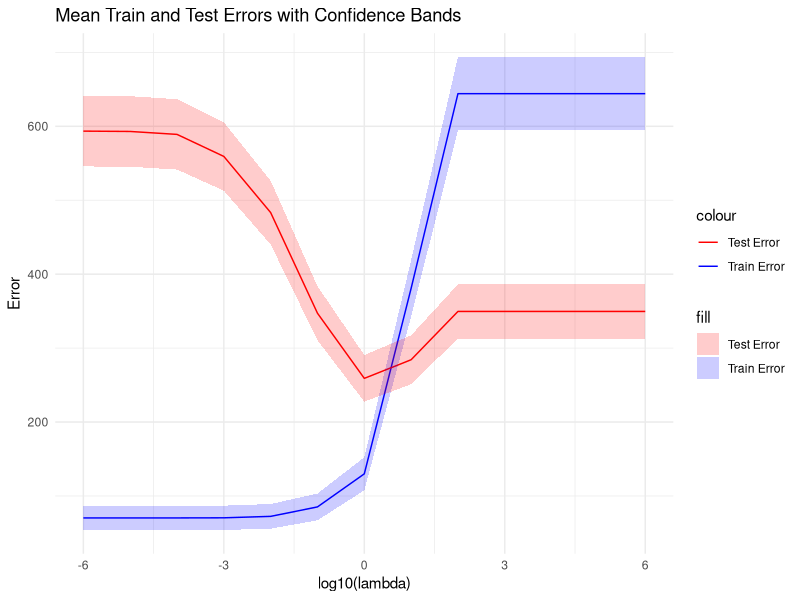
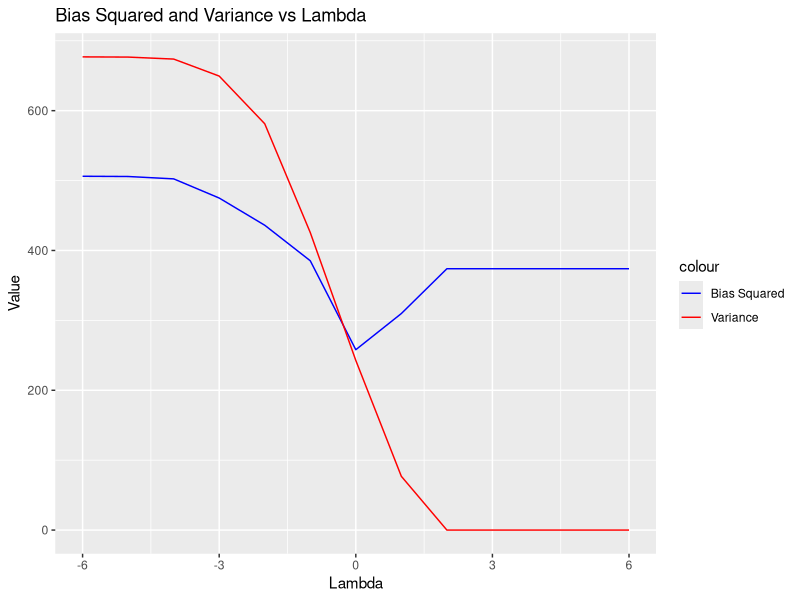
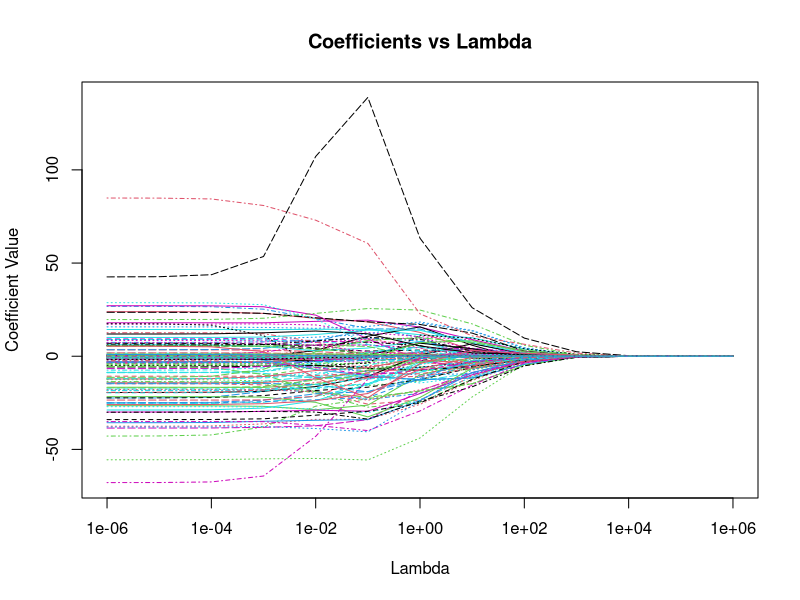

These charts were generated, in order, by the following R code:
## ---- chunk 1
# Load necessary libraries
library(readxl)
library(dplyr)
library(tidyr)
library(caret)
library(glmnet)
library(ggplot2)
library(reshape2)

# Prepare the data (as before)
# Load the data
setwd("C:/Users/Karan/Desktop/Dissertation")
data <- read_excel("Player_Valuation.xlsx")

# Remove rows with missing values
data_clean <- na.omit(data)

# Separate predictors and response
X <- data_clean %>% select(-Ranking, -Player, -Market_Value)
y <- data_clean$Market_Value

# Encode categorical variables
X_encoded <- model.matrix(~., data = X)

prop_train_examples <- 0.6

# Split the data
set.seed(42)
trainIndex <- createDataPartition(y, p = prop_train_examples, list = FALSE)
X_train_val <- X_encoded[trainIndex,]
y_train_val <- y[trainIndex]
X_test <- X_encoded[-trainIndex,]
y_test <- y[-trainIndex]

trainIndex <- createDataPartition(y_train_val, p = 0.75, list = FALSE)
X_train <- X_train_val[trainIndex,]
y_train <- y_train_val[trainIndex]
X_val <- X_train_val[-trainIndex,]
y_val <- y_train_val[-trainIndex] 
# Define a grid of hyperparameters to test
alpha_grid <- seq(0, 1, by=0.1) # Varying alpha from 0 (Ridge) to 1 (Lasso)
lambda_grid <- 10^seq(-6, 6, by=1) # Range of lambda values

# Store the results
results <- data.frame()

# Loop through alpha values
for (alpha_value in alpha_grid) {
  # Perform cross-validation for elastic net
  cv_model <- cv.glmnet(X_train, y_train, alpha = alpha_value, lambda = lambda_grid)
  
  # Collect results
  results <- rbind(results, data.frame(Alpha=alpha_value, Lambda=cv_model$lambda.min, MSE=cv_model$cvm[cv_model$lambda == cv_model$lambda.min]))
}

# Find the optimal alpha and lambda
optimal_result <- results[which.min(results$MSE),]
optimal_alpha <- optimal_result$Alpha
optimal_lambda <- optimal_result$Lambda

# Print the optimal alpha and lambda
print(paste("Optimal alpha:", optimal_alpha))
print(paste("Optimal lambda:", optimal_lambda))

# Range of lambda values
lambdas <- 10^seq(-6, 6, by = 1)

# Data frame to store results
results <- data.frame()

# Loop through lambda values
for (alpha in lambdas) {
  model <- glmnet(X_train, y_train, alpha = 0.3, lambda = alpha)
  
  # Train and Test Errors
  train_pred <- predict(model, X_train)
  test_pred <- predict(model, X_test)
  train_error <- mean((y_train - train_pred)^2)
  test_error <- mean((y_test - test_pred)^2)
  
  # Bias Squared and Variance
  predictions <- predict(model, X_val)
  bias_sq <- mean((y_val - predictions)^2)
  variance <- mean((predictions - mean(predictions))^2)
  
  # Add to results data frame
  results <- rbind(results, data.frame(Lambda=alpha, TrainError=train_error, TestError=test_error, BiasSquared=bias_sq, Variance=variance))
}

# Plot Train and Test Errors vs Lambda (with confidence bands)
ggplot(results, aes(x=log10(Lambda))) +
  geom_line(aes(y=TrainError, color="Train Error")) +
  geom_line(aes(y=TestError, color="Test Error")) +
  geom_ribbon(aes(ymin=TrainError-1.96*sqrt(TrainError), ymax=TrainError+1.96*sqrt(TrainError), fill="Train Error"), alpha=0.2) +
  geom_ribbon(aes(ymin=TestError-1.96*sqrt(TestError), ymax=TestError+1.96*sqrt(TestError), fill="Test Error"), alpha=0.2) +
  scale_color_manual(values = c("Train Error" = "blue", "Test Error" = "red")) +
  scale_fill_manual(values = c("Train Error" = "blue", "Test Error" = "red")) +
  labs(x = "log10(lambda)", y = "Error", title = "Mean Train and Test Errors with Confidence Bands") +
  theme_minimal() 

# Plot Bias Squared and Variance vs Lambda
ggplot(results, aes(x=log10(Lambda))) +
  geom_line(aes(y=BiasSquared, color="Bias Squared")) +
  geom_line(aes(y=Variance, color="Variance")) +
  labs(title="Bias Squared and Variance vs Lambda", x="Lambda", y="Value") +
  scale_color_manual(values=c("Bias Squared"="blue", "Variance"="red"))


# Initialize a matrix to store coefficients
coefficients <- matrix(0, nrow=length(lambdas), ncol=ncol(X_encoded))

# Loop through lambda values to collect coefficients
for (i in seq_along(lambdas)) {
  alpha <- lambdas[i]
  model <- glmnet(X_train, y_train, alpha = 0, lambda = alpha)
  coefficients[i,] <- as.numeric(coef(model)[-1]) # Removing intercept
}

# Plot Coefficients vs Lambda using matplot
matplot(lambdas, coefficients, type="l", log="x", xlab="Lambda", ylab="Coefficient Value", main="Coefficients vs Lambda")

